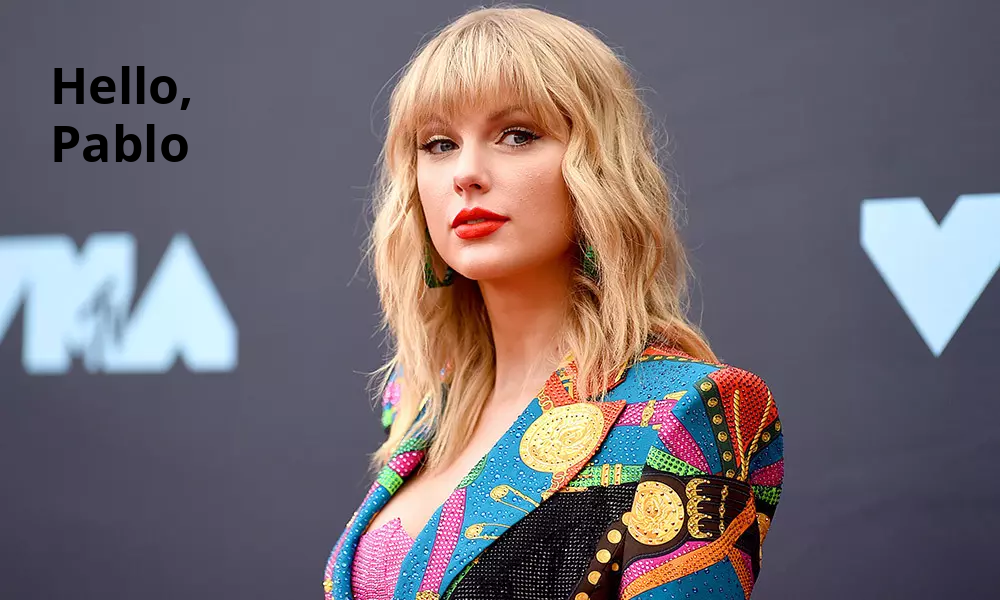

Reproduce this figure in Python.
from PIL import Image, ImageDraw, ImageFont
img = Image.open("Taylor-Swift.jpg")
draw = ImageDraw.Draw(img)

txt = "Hello,\nPablo"
font = ImageFont.truetype('OpenSans-Bold.ttf',50)
draw.text((50, 50), txt, font = font, fill=(0, 0, 0))
img.save('hello-Taylor.png')
img.show()
